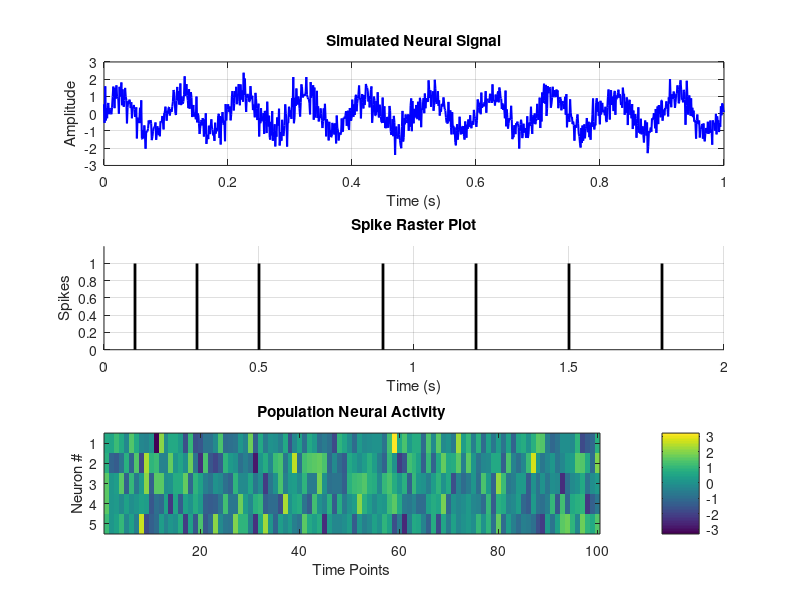

The MATLAB source for this figure: (Note: this script raises an error after producing the figure.)
%% MATLAB Introduction for Neuroscience
% This tutorial covers MATLAB fundamentals needed for neural data analysis
% Author: BrainyBrain Learning Repository
% Topics: Variables, arrays, matrices, plotting, and basic operations

%% Clear workspace and command window
clear all;
close all;
clc;

%% Section 1: Variables and Basic Operations
fprintf('=== Section 1: Variables and Basic Operations ===\n');

% Scalars
sampling_rate = 1000; % Hz
trial_duration = 2; % seconds
fprintf('Sampling rate: %d Hz\n', sampling_rate);
fprintf('Trial duration: %.1f seconds\n', trial_duration);

% Basic arithmetic
total_samples = sampling_rate * trial_duration;
fprintf('Total samples: %d\n\n', total_samples);

%% Section 2: Arrays and Vectors
fprintf('=== Section 2: Arrays and Vectors ===\n');

% Time vector for neural data
t = 0:1/sampling_rate:trial_duration; % Time from 0 to 2 seconds
fprintf('Time vector length: %d samples\n', length(t));

% Creating vectors
spike_times = [0.1, 0.3, 0.5, 0.9, 1.2, 1.5, 1.8]; % seconds
fprintf('Number of spikes: %d\n', length(spike_times));

% Vector operations
mean_isi = mean(diff(spike_times)); % Mean inter-spike interval
fprintf('Mean ISI: %.3f seconds\n\n', mean_isi);

%% Section 3: Matrices
fprintf('=== Section 3: Matrices ===\n');

% Create a matrix representing neural population activity
% Rows = neurons, Columns = time points
num_neurons = 5;
num_timepoints = 100;
neural_activity = randn(num_neurons, num_timepoints); % Random neural activity
fprintf('Neural activity matrix size: %dx%d\n', size(neural_activity, 1), size(neural_activity, 2));

% Matrix operations
mean_activity_per_neuron = mean(neural_activity, 2); % Average across time
mean_activity_per_time = mean(neural_activity, 1); % Average across neurons
fprintf('Mean activity (first neuron): %.3f\n\n', mean_activity_per_neuron(1));

%% Section 4: Indexing
fprintf('=== Section 4: Indexing ===\n');

% Accessing specific elements
first_spike = spike_times(1);
last_spike = spike_times(end);
fprintf('First spike at: %.2f s, Last spike at: %.2f s\n', first_spike, last_spike);

% Logical indexing - find spikes in first second
early_spikes = spike_times(spike_times < 1.0);
fprintf('Spikes in first second: %d\n\n', length(early_spikes));

%% Section 5: Basic Plotting
fprintf('=== Section 5: Basic Plotting ===\n');

% Generate simulated neural signal
time_axis = linspace(0, 1, 1000);
neural_signal = sin(2*pi*10*time_axis) + 0.5*randn(size(time_axis));

figure('Name', 'MATLAB Basics - Neural Signal');

% Subplot 1: Raw signal
subplot(3,1,1);
plot(time_axis, neural_signal, 'b-', 'LineWidth', 1.5);
xlabel('Time (s)');
ylabel('Amplitude');
title('Simulated Neural Signal');
grid on;

% Subplot 2: Spike raster
subplot(3,1,2);
hold on;
for i = 1:length(spike_times)
    plot([spike_times(i), spike_times(i)], [0, 1], 'k-', 'LineWidth', 2);
end
xlim([0, 2]);
ylim([0, 1.2]);
xlabel('Time (s)');
ylabel('Spikes');
title('Spike Raster Plot');
grid on;

% Subplot 3: Population activity heatmap
subplot(3,1,3);
imagesc(neural_activity);
colorbar;
xlabel('Time Points');
ylabel('Neuron #');
title('Population Neural Activity');
colormap('parula'); % Use perceptually uniform colormap

fprintf('Figures created!\n\n');

%% Section 6: Functions
fprintf('=== Section 6: Functions ===\n');

% Calculate firing rate
firing_rate = calculate_firing_rate(spike_times, trial_duration);
fprintf('Firing rate: %.2f Hz\n\n', firing_rate);

%% Section 7: Loops and Conditionals
fprintf('=== Section 7: Loops and Conditionals ===\n');

% Categorize neurons by activity level
neuron_categories = cell(num_neurons, 1);
for i = 1:num_neurons
    mean_fr = mean(neural_activity(i, :));
    if mean_fr > 0.5
        neuron_categories{i} = 'High activity';
    elseif mean_fr > -0.5
        neuron_categories{i} = 'Medium activity';
    else
        neuron_categories{i} = 'Low activity';
    end
    fprintf('Neuron %d: %s (mean=%.2f)\n', i, neuron_categories{i}, mean_fr);
end

fprintf('\n=== Tutorial Complete! ===\n');
fprintf('Next: 02_data_handling.m\n');

%% Helper Functions

function fr = calculate_firing_rate(spike_times, duration)
    % Calculate firing rate from spike times
    % Inputs:
    %   spike_times - vector of spike times (seconds)
    %   duration - total recording duration (seconds)
    % Output:
    %   fr - firing rate (Hz)
    
    num_spikes = length(spike_times);
    fr = num_spikes / duration;
end
